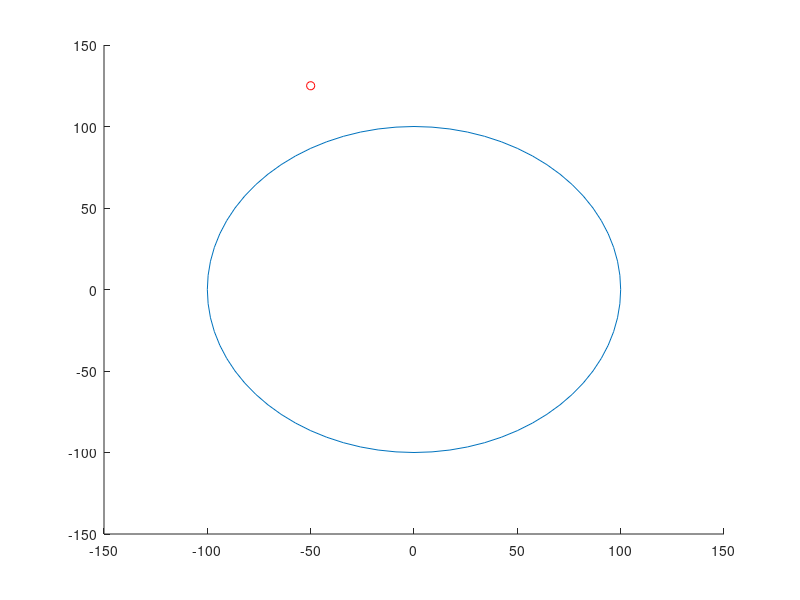

Write the MATLAB code that produced this figure. (Note: this script raises an error after producing the figure.)
clc; 
close all;  
clear;

O = [0 0]; % Centre of circle
r = 100; % radius of path circle
p = [-50,125]; % current position of drone
%p = [-50,125];
pinit = p;
pos = p; % array to store all positions over time
%goalRadius = 5; % radius within which waypoint is considered reached
%headings = [0, 90, 180, 270];
psi = 0; % heading angle of drone
dels = [8, 10, 20, 50];
%del = 20; % "look-ahead" angle in degrees
va = 15; % UAV airspeed
k = 0.8; % P Gain
Rmin = 0; %3*va; % Minimum turning radius
vw = 0; % Wind Velocity
psiw = 0; % Wind direction

figure(1)
drawCircle(O(1), O(2), r);
xlim([-150 150])
ylim([-150 150])
hold on
plot(pos(1,1),pos(1,2),'ro')

i=1;
while(i<5)
    del = dels(i);
    jj = 1;
    if i == 4
        limit = 3550;
    else
        limit = 3800
    end
    while(jj<limit)
    %plot(pos(:,1), pos(:,2),'r')
    %hold on
%     if(jj > 2250)
%          p, psi
%      end
        psidot = carrotCircle(O, r, p, psi, del, va, k, Rmin, vw, psiw);
        [psi, p] = updatePosition(p(1), p(2), va, psi, psidot, 0.01);
        pos = [pos;p];
        jj = jj+1;
    end
    plot(pos(:,1), pos(:,2))
    hold on
    pos = pinit;
    p = pinit;
    i = i+1;
end

% figure
% drawCircle(O(1), O(2), r);
% xlim([-150 550])
% ylim([-150 250])
% hold on


